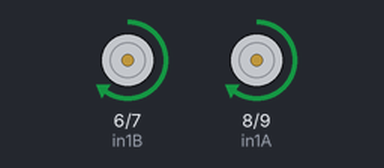
Recording of a sketch running on a simulated Arduino Uno, built with avr-gcc and run on an emulated ATmega328P. On the bench: motor-driver pin pairs drawn as motors (green arrow = first pin HIGH = forward, orange = second pin HIGH = backward, longer = more drive, scaled by the enable pin).

Above: at 1.0 s.
At 3.0 s:
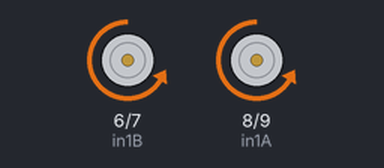
At 7.0 s:
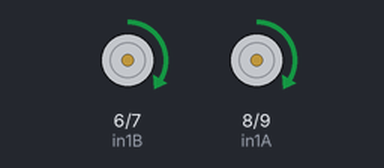
At 10.0 s:
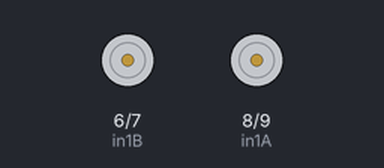
Timing chart, 0 to 14.3 s (numbered marks = the images above):
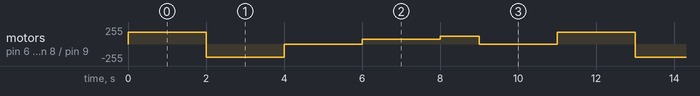

The sketch:

DC_motor1.ino
```cpp
// (licence header left out)
// For L298N & TB6612

// Motor A pins
const int in1A = 8;
const int in2A = 9;
const int ena = 10;  // must be PWM-capable

// Motor B pins
const int in1B = 6;
const int in2B = 7;
const int enb = 5;  // must be PWM-capable

void setup() {
  pinMode(in1A, OUTPUT);
  pinMode(in2A, OUTPUT);
  pinMode(ena, OUTPUT);

  pinMode(in1B, OUTPUT);
  pinMode(in2B, OUTPUT);
  pinMode(enb, OUTPUT);
}

void loop() {
  // Both motors forward
  digitalWrite(in1A, HIGH);
  digitalWrite(in2A, LOW);
  digitalWrite(in1B, HIGH);
  digitalWrite(in2B, LOW);
  analogWrite(ena, 175);
  analogWrite(enb, 175);
  delay(2000);

  // Both motors backward
  digitalWrite(in1A, LOW);
  digitalWrite(in2A, HIGH);
  digitalWrite(in1B, LOW);
  digitalWrite(in2B, HIGH);
  analogWrite(ena, 200);
  analogWrite(enb, 200);
  delay(2000);

  // Stop motors
  digitalWrite(in1A, LOW);
  digitalWrite(in2A, LOW);
  digitalWrite(in1B, LOW);
  digitalWrite(in2B, LOW);
  delay(2000);

  // Run forward at slow speed
  digitalWrite(in1A, HIGH);
  digitalWrite(in2A, LOW);
  digitalWrite(in1B, HIGH);
  digitalWrite(in2B, LOW);
  analogWrite(ena, 75);
  analogWrite(enb, 75);
  delay(2000);

  // Run forward at slow speed
  digitalWrite(in1A, HIGH);
  digitalWrite(in2A, LOW);
  digitalWrite(in1B, HIGH);
  digitalWrite(in2B, LOW);
  analogWrite(ena, 120);
  analogWrite(enb, 120);
  delay(1000);

  // Stop
  digitalWrite(in1A, LOW);
  digitalWrite(in2A, LOW);
  digitalWrite(in1B, LOW);
  digitalWrite(in2B, LOW);
  delay(2000);
}
```

Measured:
- by itself, motor on pin 6 (in1B) / pin 7 (in2B), motor on pin 8 (in1A) / pin 9 (in2A): repeats every 11.0 s: backward 200/255 2.0 s, stopped 2.0 s, forward 75/255 2.0 s, forward 120/255 1.0 s, stopped 2.0 s, forward 175/255 2.0 s
